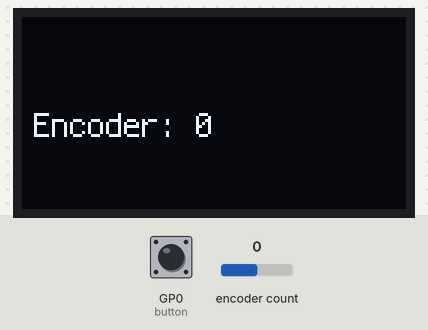
The program below on a simulated Raspberry Pi Pico running CircuitPython. Parts: 128×64 one-colour display. The inputs (shaded band) are chosen by the test bench; at power-on: GP0 (button) HIGH, encoder count 0.

Above: at 1.2 s.
1.3 s: GP0 (button) pulled LOW for 0.15 s
2.9 s: encoder count set to 1
At 4.0 s:
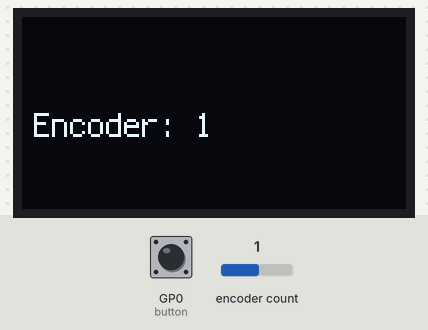
4.4 s: GP0 (button) pulled LOW for 1 s
6.9 s: encoder count set to 2
At 8.0 s:
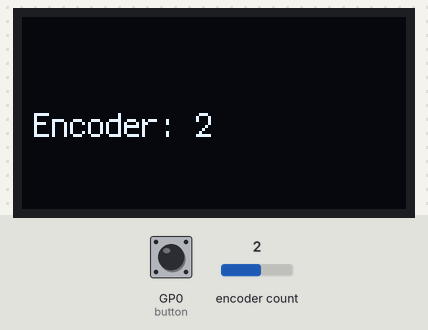
8.4 s: encoder count set to 3
Timing chart, 0 to 10.9 s (numbered marks = the images above; inputs shaded):
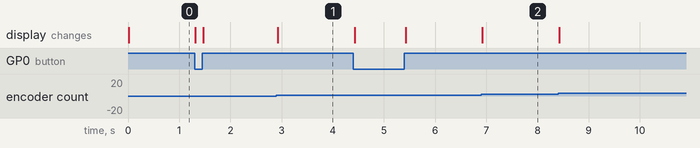

The program:

code_display_encoder.py
```python
# Kombiniertes Display + Rotary Encoder Script (Raspberry Pi Pico + CircuitPython)
# - SSD1306/SSD1315 I2C-Display @ 0x3C an GP21 (SCL) / GP20 (SDA)
# - Rotary Encoder an GP17 (A) / GP18 (B), divisor=2 (2 Detents pro Zyklus)
# - Optionaler Taster am GP0 (auf GND, interner Pull-Up aktiv)

import time
import board
import busio
import displayio
from i2cdisplaybus import I2CDisplayBus
from adafruit_displayio_ssd1306 import SSD1306
from adafruit_display_text import label
import terminalio

import rotaryio
import digitalio

# --- Display einrichten ---
displayio.release_displays()

# I2C initialisieren (GP21=SCL, GP20=SDA)
i2c = busio.I2C(scl=board.GP21, sda=board.GP20)

# Display-Bus + Display
display_bus = I2CDisplayBus(i2c, device_address=0x3C)
display = SSD1306(display_bus, width=128, height=64)

# Root-Gruppe und Text-Label
splash = displayio.Group()
# Größere Schrift durch scale; Position leicht eingerückt
value_label = label.Label(
    terminalio.FONT,
    text="Encoder: 0",
    color=0xFFFFFF,
    scale=1,
    x=4,    # linke Einrückung
    y=36,   # ungefähr mittig (Baseline)
)
splash.append(value_label)
display.root_group = splash

# --- Encoder + Taster einrichten ---
# divisor=2 wie in deinem Encoder-Snippet (für 2 Detents pro Zyklus)
encoder = rotaryio.IncrementalEncoder(board.GP17, board.GP18, 2)

# Optionaler Button am Encoder (Pull-Up aktiv -> gedrückt == False)
button = digitalio.DigitalInOut(board.GP0)
button.direction = digitalio.Direction.INPUT
button.pull = digitalio.Pull.UP
last_position = None
last_btn_state = True  # True = nicht gedrückt (wegen Pull-Up)

# --- Hauptloop ---
while True:
    # Encoder-Wert lesen
    position = encoder.position

    # Nur bei Änderung das Display-Label aktualisieren (schont I2C und CPU)
    if position != last_position:
        value_label.text = f"Encoder: {position}"
        last_position = position

    # Button-Edge-Detection (optional)
    btn_state = button.value
    if btn_state != last_btn_state:
        if not btn_state:
            # Kurz sichtbar machen, dass Button gedrückt wurde
            value_label.text = f"Encoder: {position} *"
        else:
            # Stern wieder entfernen
            value_label.text = f"Encoder: {position}"
        last_btn_state = btn_state

    time.sleep(0.01)  # kleines Delay zur Entlastung
```

Measured:
- after the input at 2.9 s, the display: changes at once (image 1)
- after the input at 6.9 s, the display: changes at once (image 2)
